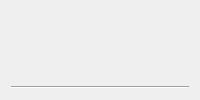
<?xml version="1.0" encoding="UTF-8"?>
<ui version="4.0">
 <class>TabHeader</class>
 <widget class="QWidget" name="TabHeader">
  <layout class="QVBoxLayout" name="main_layout">
   <item>
    <layout class="QHBoxLayout" name="top_row_layout">
     <item>
      <widget class="QLabel" name="icon_label">
       <property name="visible">
        <bool>false</bool>
       </property>
       <property name="alignment">
        <set>Qt::AlignCenter</set>
       </property>
      </widget>
     </item>
     <item>
      <widget class="QLabel" name="title_label">
       <property name="text">
        <string/>
       </property>
      </widget>
     </item>
     <item>
      <spacer name="title_spacer">
       <property name="orientation">
        <enum>Qt::Horizontal</enum>
       </property>
       <property name="sizeType">
        <enum>QSizePolicy::Expanding</enum>
       </property>
       <property name="sizeHint" stdset="0">
        <size>
         <width>0</width>
         <height>0</height>
        </size>
       </property>
      </spacer>
     </item>
     <item>
      <layout class="QHBoxLayout" name="actions_layout">
      </layout>
     </item>
    </layout>
   </item>
   <item>
    <widget class="QFrame" name="separator_line">
     <property name="frameShape">
      <enum>QFrame::HLine</enum>
     </property>
     <property name="frameShadow">
      <enum>QFrame::Sunken</enum>
     </property>
    </widget>
   </item>
  </layout>
 </widget>
 <resources/>
 <connections/>
</ui>
